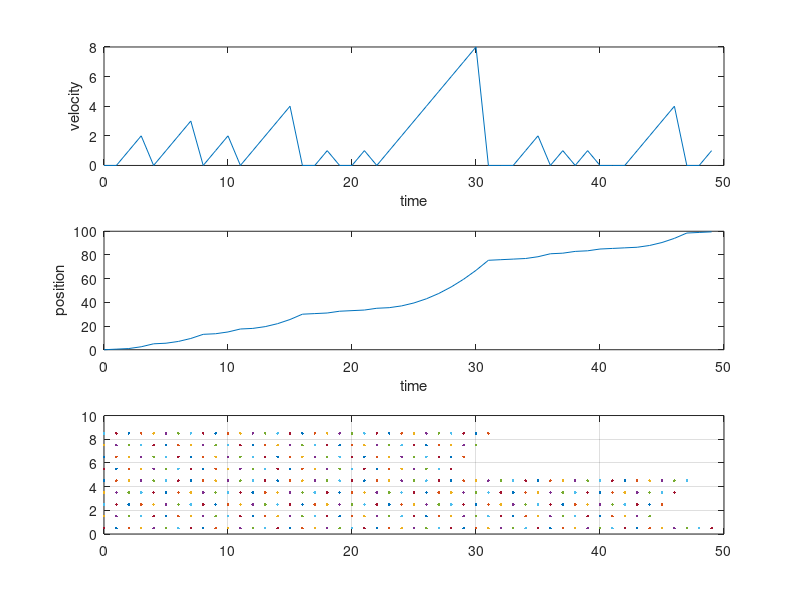

MATLAB code to generate this figure:
function [] = PA3_1dsim()
    clear all
    close all
    %UNFINISHED%

    global C

    C.q_0 = 1.60217653e-19;             % electron charge
    C.hb = 1.054571596e-34;             % Dirac constant
    C.h = C.hb * 2 * pi;                    % Planck constant
    C.m_0 = 9.10938215e-31;             % electron mass
    C.kb = 1.3806504e-23;               % Boltzmann constant
    C.eps_0 = 8.854187817e-12;          % vacuum permittivity
    C.mu_0 = 1.2566370614e-6;           % vacuum permeability
    C.c = 299792458;                    % speed of light
    C.g = 9.80665; %metres (32.1740 ft) per s²

    %nSims = 100;
    %MaxC = 10000;    
    
    nT = 50;
    x = 0;
    v = 0;
    xp = 0;
    F = 1;
    m =1;
    dt = 1;
    np = 1;
    t = 0;

    q1 = F/m*dt;
    q2 = (F/m*dt^2)/2;

    for n = 2: nT
        t(n) = t(n-1)+dt;
        v(:,n) = v(:,n-1) + q1;
        x(:,n) = x(:,n-1) + v(:,n-1)*dt + q2;
        r = rand(1)/10 < 0.05;
        %if r < 0.05 % TRIED THIS BUT DON'T KNOW WHY IT DID NOT WORK
        v(r,n) = 0;
        %end
        vdx = (x(:,n)-x(:,n-1)) / dt;

        subplot(3,1,1),plot(t,v(1,:)); hold on
        xlabel('time');
        ylabel('velocity');
        hold off
        subplot(3,1,2),plot(t,x(1,:)); hold on
        xlabel('time');
        ylabel('position');
        hold off
        subplot(3,1,3),plot(t,vdx); hold on
        grid on; % NO IDEA WHY I DID NOT GET A GRAPH
        
    end